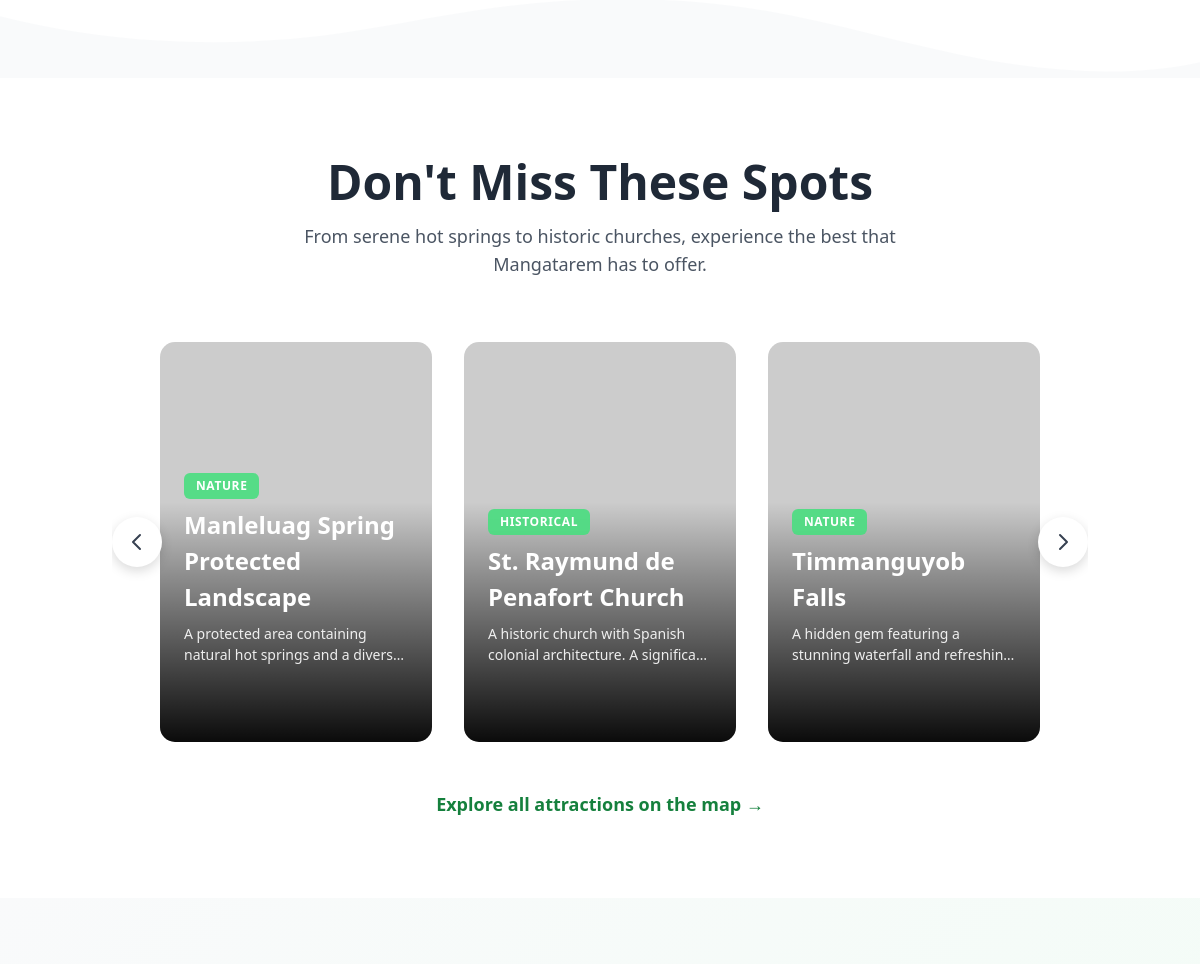
Before: / (middle part) with the older database file.
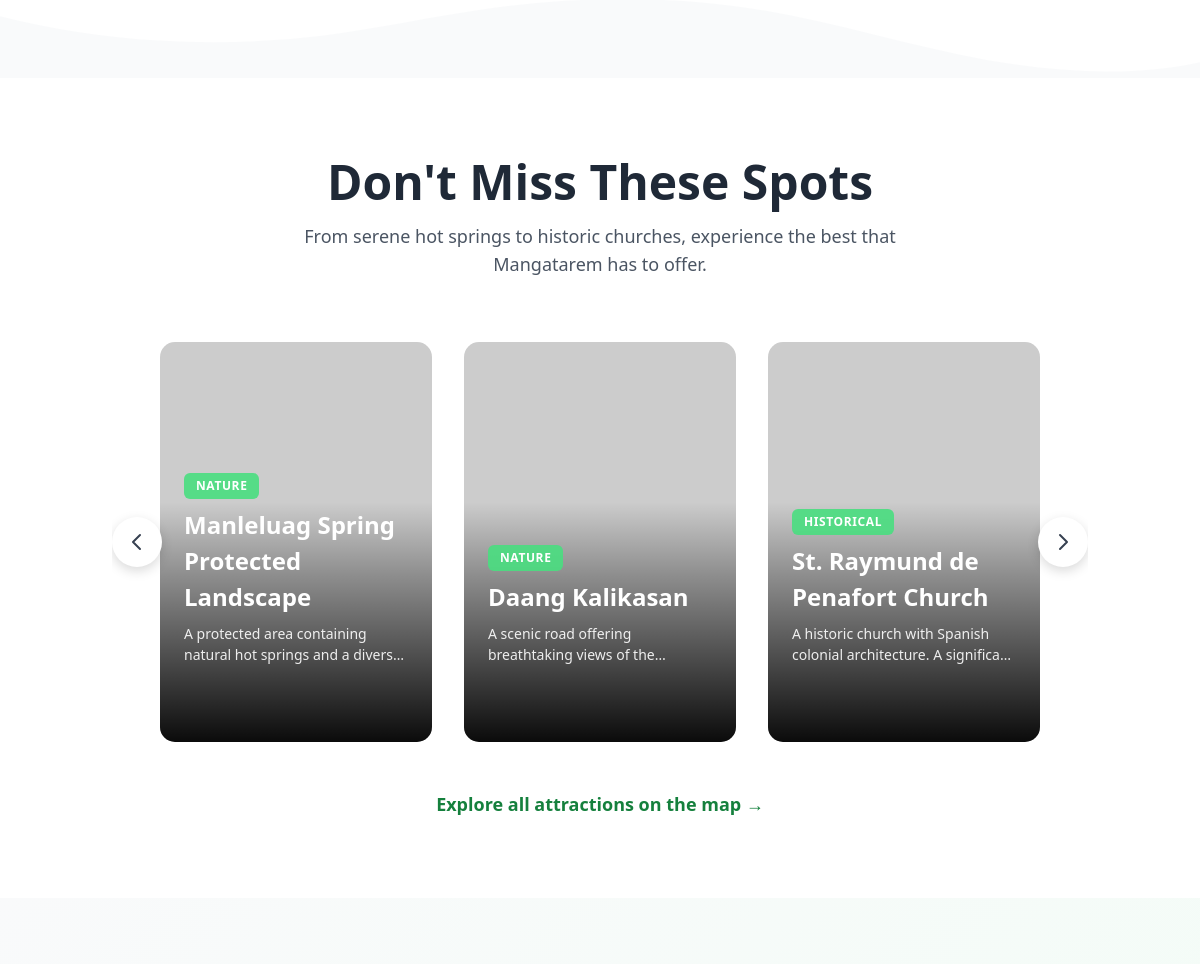
After: the same page with the newer database file.
### models.py (models this page shows)
class Attraction(db.Model):
    id = db.Column(db.Integer, primary_key=True)
    name = db.Column(db.String(100), nullable=False)
    description = db.Column(db.Text, nullable=False)
    category = db.Column(db.String(50), nullable=False) # Nature, Historical, Religious, etc.
    barangay = db.Column(db.String(100), nullable=True)
    lat = db.Column(db.Float, nullable=False)
    lng = db.Column(db.Float, nullable=False)
    image_url = db.Column(db.String(200), nullable=True)
    status = db.Column(db.String(20), default='pending') # 'pending', 'approved'
    user_id = db.Column(db.Integer, db.ForeignKey('user.id'), nullable=True)
    created_at = db.Column(db.DateTime, default=datetime.utcnow)

### routes/public.py (the view)
@public_bp.route('/')
def index():
    featured = Attraction.query.filter_by(status='approved').limit(3).all()
    return render_template('index.html', featured=featured)

### templates/index.html (shortened to what this page needs)
{% extends 'base.html' %}
{% block head %}
<link rel="stylesheet" href="https://unpkg.com/aos@next/dist/aos.css" />
<link rel="stylesheet" href="{{ url_for('static', filename='css/home.css') }}">
{% endblock %}
{% block content %}
<div class="wave-divider">
    <svg viewBox="0 0 1200 120" preserveAspectRatio="none">
        <path
            d="M321.39,56.44c58-10.79,114.16-30.13,172-41.86,82.39-16.72,168.19-17.73,250.45-.39C823.78,31,906.67,72,985.66,92.83c70.05,18.48,146.53,26.09,214.34,3V0H0V27.35A600.21,600.21,0,0,0,321.39,56.44Z"
            class="shape-fill"></path>
    </svg>
</div>
<section id="featured" class="py-20 bg-white">
    <div class="container mx-auto px-6">
        <div class="text-center mb-16" data-aos="fade-up">
            <h2 class="text-4xl md:text-5xl font-bold text-gray-800 mb-4">Don't Miss These Spots</h2>
            <p class="text-gray-600 max-w-2xl mx-auto text-lg">
                From serene hot springs to historic churches, experience the best that Mangatarem has to offer.
            </p>
        </div>
        {% if featured and featured|length > 0 %}
        <div class="carousel-container" data-aos="fade-up" data-aos-delay="200">
            <button class="carousel-button prev" aria-label="Previous">
                <svg class="w-6 h-6 text-gray-700" fill="none" stroke="currentColor" viewBox="0 0 24 24">
                    <path stroke-linecap="round" stroke-linejoin="round" stroke-width="2" d="M15 19l-7-7 7-7"></path>
                </svg>
            </button>
            <div class="carousel-track">
                {% for attraction in featured %}
                <div class="carousel-slide">
                    <div class="destination-card" style="background-image: url('{{ attraction.image_url }}');">
                        <div class="card-content">
                            <span class="card-tag">{{ attraction.category }}</span>
                            <h3 class="card-title">{{ attraction.name }}</h3>
                            <p class="card-description">{{ attraction.description }}</p>
                        </div>
                    </div>
                </div>
                {% endfor %}
            </div>
            <button class="carousel-button next" aria-label="Next">
                <svg class="w-6 h-6 text-gray-700" fill="none" stroke="currentColor" viewBox="0 0 24 24">
                    <path stroke-linecap="round" stroke-linejoin="round" stroke-width="2" d="M9 5l7 7-7 7"></path>
                </svg>
            </button>
        </div>
        <div class="text-center mt-12">
            <a href="{{ url_for('public.map_view') }}" class="text-green-700 font-semibold hover:underline text-lg">
                Explore all attractions on the map →
            </a>
        </div>
        {% endif %}
    </div>
</section>
<section class="py-20 bg-gradient-to-br from-gray-50 to-green-50">
</section>
{% endblock %}

Changed rows visible on the page:
no longer on this page (row edited): Attraction: category "NATURE", name "Timmanguyob Falls", description "A hidden gem featuring a stunning waterfall and…"
added Attraction: category "NATURE", name "Daang Kalikasan", description "A scenic road offering breathtaking views of…"
